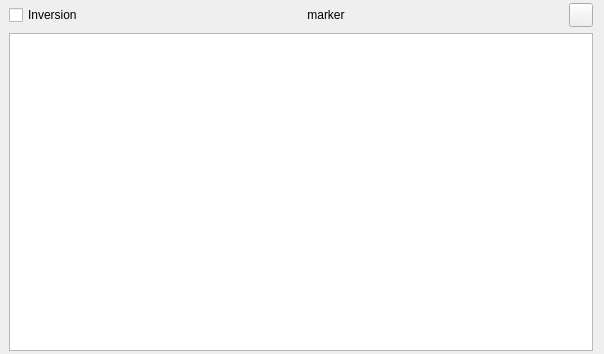
<?xml version="1.0" encoding="UTF-8"?>
<ui version="4.0">
 <class>Viewer</class>
 <widget class="QWidget" name="Viewer">
  <property name="geometry">
   <rect>
    <x>0</x>
    <y>0</y>
    <width>604</width>
    <height>354</height>
   </rect>
  </property>
  <property name="windowTitle">
   <string>Form</string>
  </property>
  <layout class="QVBoxLayout" name="verticalLayout">
   <property name="leftMargin">
    <number>9</number>
   </property>
   <property name="topMargin">
    <number>3</number>
   </property>
   <property name="bottomMargin">
    <number>3</number>
   </property>
   <item>
    <layout class="QHBoxLayout" name="layout_Invers_and_Setting_button" stretch="0,1,1">
     <item>
      <widget class="QCheckBox" name="inversion">
       <property name="sizePolicy">
        <sizepolicy hsizetype="Minimum" vsizetype="Fixed">
         <horstretch>0</horstretch>
         <verstretch>0</verstretch>
        </sizepolicy>
       </property>
       <property name="toolTip">
        <string>negative of  image</string>
       </property>
       <property name="text">
        <string>Inversion</string>
       </property>
      </widget>
     </item>
     <item>
      <widget class="QLabel" name="marker_label">
       <property name="text">
        <string>marker</string>
       </property>
       <property name="alignment">
        <set>Qt::AlignCenter</set>
       </property>
      </widget>
     </item>
     <item>
      <widget class="QPushButton" name="button_settings">
       <property name="minimumSize">
        <size>
         <width>24</width>
         <height>24</height>
        </size>
       </property>
       <property name="maximumSize">
        <size>
         <width>24</width>
         <height>24</height>
        </size>
       </property>
       <property name="text">
        <string/>
       </property>
      </widget>
     </item>
    </layout>
   </item>
   <item>
    <layout class="QHBoxLayout" name="layout_graphicView_and_Pix_filter_panel">
     <item>
      <widget class="QGraphicsView" name="graphicsView">
       <property name="frameShape">
        <enum>QFrame::StyledPanel</enum>
       </property>
       <property name="frameShadow">
        <enum>QFrame::Sunken</enum>
       </property>
       <property name="midLineWidth">
        <number>0</number>
       </property>
       <property name="backgroundBrush">
        <brush brushstyle="SolidPattern">
         <color alpha="255">
          <red>200</red>
          <green>200</green>
          <blue>200</blue>
         </color>
        </brush>
       </property>
       <property name="foregroundBrush">
        <brush brushstyle="NoBrush">
         <color alpha="255">
          <red>0</red>
          <green>0</green>
          <blue>0</blue>
         </color>
        </brush>
       </property>
       <property name="interactive">
        <bool>true</bool>
       </property>
       <property name="sceneRect">
        <rectf>
         <x>0.000000000000000</x>
         <y>0.000000000000000</y>
         <width>0.000000000000000</width>
         <height>0.000000000000000</height>
        </rectf>
       </property>
       <property name="renderHints">
        <set>QPainter::Antialiasing|QPainter::HighQualityAntialiasing|QPainter::SmoothPixmapTransform|QPainter::TextAntialiasing</set>
       </property>
       <property name="cacheMode">
        <set>QGraphicsView::CacheNone</set>
       </property>
       <property name="transformationAnchor">
        <enum>QGraphicsView::AnchorUnderMouse</enum>
       </property>
       <property name="resizeAnchor">
        <enum>QGraphicsView::AnchorUnderMouse</enum>
       </property>
       <property name="viewportUpdateMode">
        <enum>QGraphicsView::FullViewportUpdate</enum>
       </property>
       <property name="rubberBandSelectionMode">
        <enum>Qt::IntersectsItemShape</enum>
       </property>
      </widget>
     </item>
    </layout>
   </item>
  </layout>
 </widget>
 <resources/>
 <connections/>
</ui>
